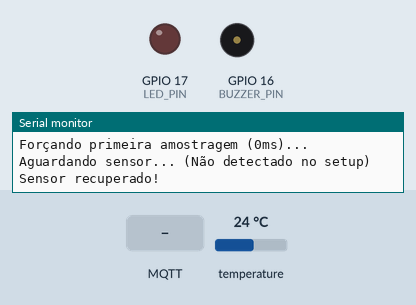
Bench run of a sketch on a simulated ESP32. Shown: output pins drawn as LEDs (lit = HIGH), buzzer (waves = sounding, pin HIGH), the last lines printed to the serial monitor. The inputs (shaded band) are chosen by the test bench; at power-on: temperature 24 °C. WiFi joins after 1.5 s; servers stay silent unless stated; the local clock reads 2024-03-15 10:24:30 at power-on unless the sketch sets it; no MQTT or app messages arrive unless stated.

Above: at 3.7 s.
3.8 s: MQTT message "ALARM_ON" arrives on the first subscribed topic
At 4.5 s:
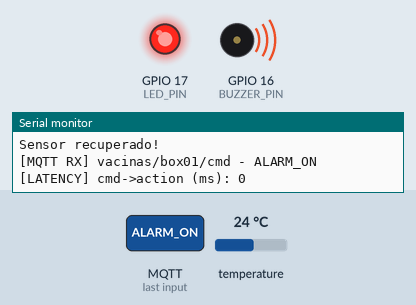
5.3 s: MQTT message "ALARM_OFF" arrives on the first subscribed topic
At 5.7 s:
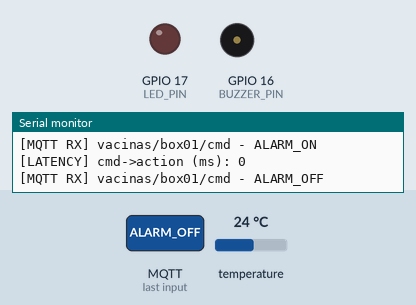
Timing chart, 0 to 35.8 s (numbered marks = the images above; inputs shaded):
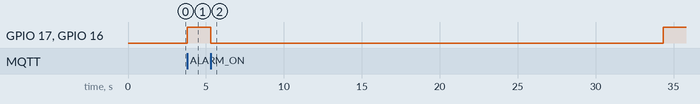

Measured:
- after the input at 3.8 s, GPIO 17 (LED_PIN), GPIO 16 (BUZZER_PIN): LOW → HIGH at once
- after the input at 5.3 s, GPIO 17 (LED_PIN), GPIO 16 (BUZZER_PIN): HIGH → LOW at once, → HIGH 29.0 s later

The sketch:

sketch.ino
```cpp
/* ESP32 DS18B20 + LED + Buzzer + MQTT
   Medições de tempo: registra timestamps em millis()
   Publica em vacinas/box01/temp
   Subscrição em vacinas/box01/cmd para acionamento remoto
*/

#include <WiFi.h>
#include <PubSubClient.h>
#include <OneWire.h>
#include <DallasTemperature.h>

// ===== CONFIG =====
const char* WIFI_SSID = "Wokwi-GUEST"; // Assumindo que você está usando o Wokwi para o teste
const char* WIFI_PASS = "";
// Para ambiente real, use a sua rede 2.4GHz: const char* WIFI_SSID = "SUA_REDE_2.4G";
const char* MQTT_SERVER = "broker.hivemq.com"; // Trocando para o HiveMQ, mais estável
const uint16_t MQTT_PORT = 1883;
const char* TOPIC_TEMP = "vacinas/box01/temp";
const char* TOPIC_ALARME = "vacinas/box01/alarme";
const char* TOPIC_CMD = "vacinas/box01/cmd";
const char* CLIENT_ID = "esp32_box01";

// ===== HARDWARE PINS =====
#define ONE_WIRE_PIN 13  // GPIO 13 (Fio Verde do Sensor)
#define LED_PIN 17
#define BUZZER_PIN 16

OneWire oneWire(ONE_WIRE_PIN);
DallasTemperature sensors(&oneWire);
WiFiClient espClient;
PubSubClient client(espClient);

// Variável para rastrear se o sensor foi encontrado
bool sensor_detected = false;

// Variável para armazenar o endereço do sensor
DeviceAddress tempSensorAddress;

// Histerese / limites
float TEMP_LOW = 2.0;
float TEMP_HIGH = 8.0;
float HISTERESE = 0.5;

unsigned long lastSample = 0;
const unsigned long SAMPLE_INTERVAL = 30000; // 30s (Conforme Artigo)

// Tempo de conversão aumentado para garantir leitura (1000ms)
const unsigned long CONVERSION_DELAY = 1000;

// --- util para medir tempo
unsigned long t_sensor_read = 0;
unsigned long t_publish = 0;
unsigned long t_mqtt_received_cmd = 0;
unsigned long t_action = 0;

// ****************************************************
// FUNÇÃO: Realiza a amostragem, leitura e publicação
// ****************************************************
void performSamplingAndPublish() {
  if (sensor_detected) {
    // 1) Solicitar conversão de temperatura
    // Não marcamos tempo aqui pois o request é rápido, o delay é que demora
    sensors.requestTemperatures();

    // ** AGUARDAR CONVERSÃO (Bloqueante, mas necessário para DS18B20 simples) **
    delay(CONVERSION_DELAY);

    // 2) Ler temperatura
    t_sensor_read = millis();
    float tempC = sensors.getTempC(tempSensorAddress);
    unsigned long t_after_read = millis();

    // ****** VERIFICAÇÃO CRÍTICA DE LEITURA NO LOOP ******
    // Dispositivos desconectados retornam -127. Erros podem vir como 85.0 (power-on reset)
    if (tempC == DEVICE_DISCONNECTED_C || tempC == 85.0) {
      Serial.print("ALERTA: Leitura instável ou inválida (");
      Serial.print(tempC);
      Serial.println("). Tentando novamente na próxima amostragem.");
      // Não publica dados inválidos, apenas ignora este ciclo
    } else {
      // Se tempC for 0.00 exatamente, pode ser real (0 graus) ou erro.
      // Vamos assumir como válido se não for -127 ou 85.

      Serial.print("[MEASURE] sensor->read (ms): ");
      Serial.print(tempC);
      Serial.print(" C / Time to read (getTempC): ");
      Serial.println(t_after_read - t_sensor_read);

      // 3) publicar via MQTT e marcar tempo
      char payload[128];
      snprintf(payload, sizeof(payload), "{\"tC\": %.2f, \"ts\": \"%lu\"}", tempC, (unsigned long)time(NULL));
      t_publish = millis();
      bool ok = client.publish(TOPIC_TEMP, payload, true);
      unsigned long t_after_pub = millis();

      // Log para latência (pub)
      Serial.print("[LATENCY] publish (ms): ");
      Serial.println(t_after_pub - t_publish);
      Serial.print("Published: ");
      Serial.println(payload);

      // 4) Lógica de alarme local
      // Faixa segura: 2.0 a 8.0. Com histerese 0.5:
      // ALARME SE: T < 1.5 OU T > 8.5
      if (tempC < (TEMP_LOW - HISTERESE) || tempC > (TEMP_HIGH + HISTERESE)) {
        digitalWrite(LED_PIN, HIGH);
        // O Buzzer ativo precisa de oscilação se for passivo, mas assumindo ativo:
        digitalWrite(BUZZER_PIN, HIGH);
        Serial.println("ALARM: Temperatura FORA da faixa! (ON)");
        client.publish(TOPIC_ALARME, "ON");
      } else {
        digitalWrite(LED_PIN, LOW);
        digitalWrite(BUZZER_PIN, LOW);
        Serial.println("Status: Temperatura OK (OFF)");
        client.publish(TOPIC_ALARME, "OFF");
      }
    } // Fim da verificação de leitura
  } else {
    Serial.println("Aguardando sensor... (Não detectado no setup)");
    // Tenta reinicializar o sensor se ele foi perdido
    sensors.begin();
    if (sensors.getDeviceCount() > 0) {
        sensor_detected = true;
        sensors.getAddress(tempSensorAddress, 0);
        sensors.setResolution(tempSensorAddress, 12);
        Serial.println("Sensor recuperado!");
    }
  }
}


void callback(char* topic, byte* payload, unsigned int length) {
  // Quando receber comando via MQTT
  unsigned long t_receive = millis();
  Serial.print("[MQTT RX] ");
  Serial.print(topic);
  Serial.print(" - ");
  String msg;
  for (unsigned int i = 0; i < length; i++) msg += (char)payload[i];
  Serial.println(msg);

  // medir tempo entre recebimento e ação
  t_mqtt_received_cmd = t_receive;
  if (String(topic) == TOPIC_CMD) {
    if (msg == "ALARM_ON") {
      digitalWrite(LED_PIN, HIGH);
      digitalWrite(BUZZER_PIN, HIGH);
      t_action = millis();
      Serial.print("[LATENCY] cmd->action (ms): ");
      Serial.println(t_action - t_mqtt_received_cmd);
      // opcional: publicar estado
      client.publish(TOPIC_ALARME, "ON");
    } else if (msg == "ALARM_OFF") {
      digitalWrite(LED_PIN, LOW);
      digitalWrite(BUZZER_PIN, LOW);
      client.publish(TOPIC_ALARME, "OFF");
    }
  }
}

void reconnect() {
  while (!client.connected()) {
    Serial.print("Connecting to MQTT...");
    if (client.connect(CLIENT_ID, NULL, NULL, "vacinas/box01/status", 1, true, "offline")) {
      Serial.println("connected");
      client.publish("vacinas/box01/status", "online", true);
      client.subscribe(TOPIC_CMD);
    } else {
      Serial.print("failed, rc=");
      Serial.print(client.state());
      Serial.println(" try again in 2s");
      delay(2000);
    }
  }
}

void setup() {
  Serial.begin(115200);
  delay(1000);
  pinMode(LED_PIN, OUTPUT);
  pinMode(BUZZER_PIN, OUTPUT);
  digitalWrite(LED_PIN, LOW);
  digitalWrite(BUZZER_PIN, LOW);

  // ****** Tenta conectar ao sensor em um loop para garantir estabilidade ******
  int retry_count = 0;
  while (sensors.getDeviceCount() == 0 && retry_count < 5) {
      Serial.print("Tentativa de buscar DS18B20 #");
      Serial.print(retry_count + 1);
      Serial.print("... ");

      sensors.begin();
      delay(500); // Aguarda a estabilização do bus antes de escanear

      if (sensors.getDeviceCount() > 0) {
          Serial.print(sensors.getDeviceCount());
          Serial.println(" sensor(es) encontrado(s).");
          sensor_detected = true;

          if (sensors.getAddress(tempSensorAddress, 0)) {
              Serial.println("Endereço do sensor primário capturado.");
              sensors.setResolution(tempSensorAddress, 12);
              Serial.println("Resolução do sensor fixada para 12 bits.");
          } else {
              Serial.println("ERRO: Endereço do sensor primário não encontrado.");
              sensor_detected = false; // Falhou na captura do endereço
          }
          break; // Sai do loop se o sensor foi encontrado
      } else {
          Serial.println("Nenhum sensor encontrado.");
          retry_count++;
          delay(500);
      }
  }

  if (sensor_detected == false) {
      Serial.println("ERRO CRÍTICO: DS18B20 não detectado após 5 tentativas.");
  }
  // **************************************************************************


  // Conectar WiFi
  WiFi.begin(WIFI_SSID, WIFI_PASS);
  Serial.print("Connecting WiFi");
  int wifiTrials = 0;
  Serial.println(WiFi.status());
  while (WiFi.status() != WL_CONNECTED && wifiTrials < 40) {
    delay(250);
    Serial.print(".");
    wifiTrials++;
  }
  Serial.println();
  Serial.print("WiFi connected, IP: ");
  Serial.println(WiFi.localIP());

  client.setServer(MQTT_SERVER, MQTT_PORT);
  client.setCallback(callback);
  reconnect();

  // ****** FORÇA A PRIMEIRA LEITURA IMEDIATA APÓS CONECTAR ******
  Serial.println("Forçando primeira amostragem (0ms)...");
  lastSample = millis() - SAMPLE_INTERVAL; // Seta lastSample para forçar o if(now - lastSample >= SAMPLE_INTERVAL) a ser TRUE
  // ***********************************************************
}

void loop() {
  if (!client.connected()) reconnect();
  client.loop();

  unsigned long now = millis();
  if (now - lastSample >= SAMPLE_INTERVAL) {
    lastSample = now;

    performSamplingAndPublish(); // Chama a rotina de amostragem
  }
}
```
